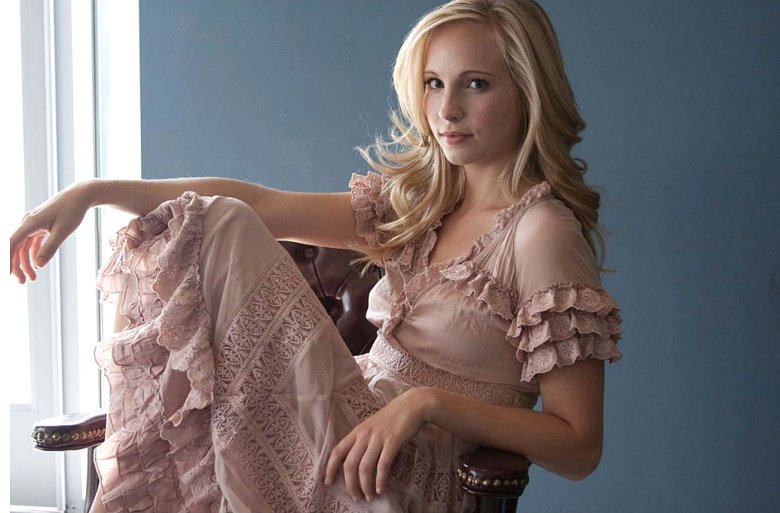
#> input picture Butkemp16/Karolain.jpg, 780 x 513 px
$ python face_found.py
#> lines starting #> are read from the running program, lines starting #| are printed output that depends on the picture; after the words box and inside, x2 and y2 are one past the last pixel; in counts of white or black regions, pixels touching at a corner belong together
import cv2

face_cascades = cv2.CascadeClassifier(cv2.data.haarcascades + "haarcascade_frontalface_default.xml")
img = cv2.imread("Karolain.jpg")
#> img is the input picture: shape (513, 780, 3); mean B, G, R 118.6, 116.8, 124.1
img_gray = cv2.cvtColor(img, cv2.COLOR_BGR2GRAY)
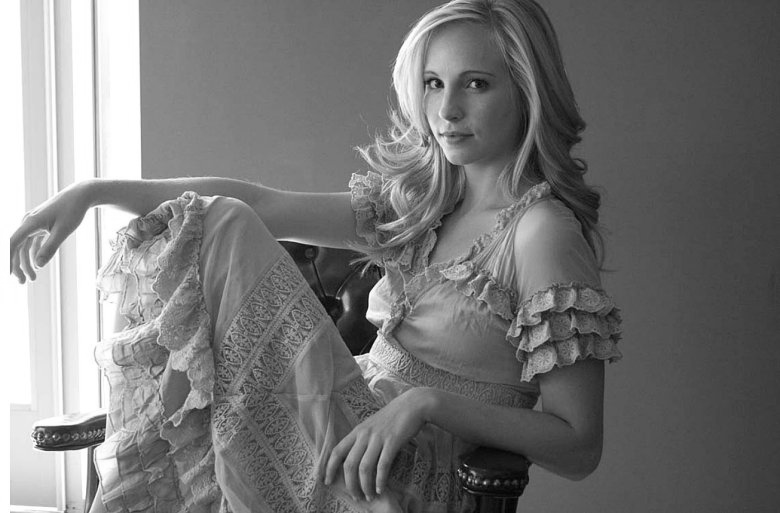
#> img_gray: shape (513, 780); min 1, max 255, mean 119.2
faces = face_cascades.detectMultiScale(img_gray)
#> faces = [[402, 46, 101, 101]]
img_found = cv2.imread("Karolain.jpg")
for (x, y, w, h) in faces:
    cv2.rectangle(img_found, (x, y), (x + w, y + h), (150, 90, 255), 1)
#> this loop made 1 pass
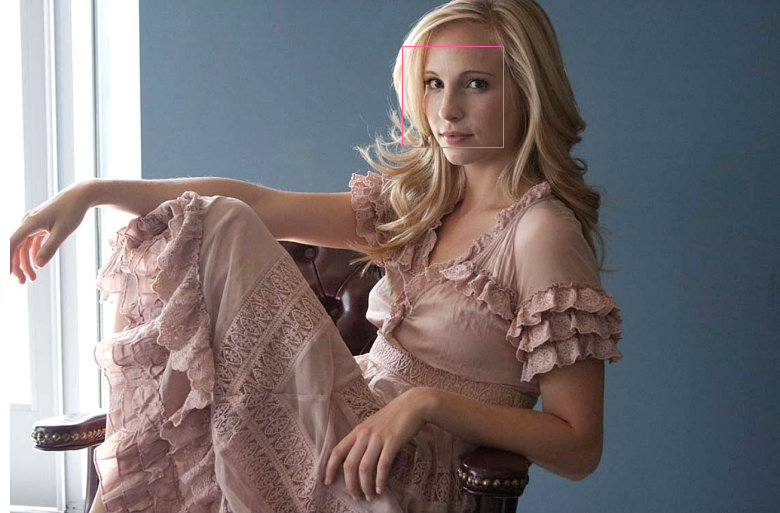
#> img_found: shape (513, 780, 3); 0.1% of pixels changed, all inside (x1, y1, x2, y2) = (402, 46, 504, 148)
while True:
    cv2.imshow("Result", img)
    cv2.imshow("Result_Found", img_found)
    if cv2.waitKey(1) & 0xff == ord('q'):
#> (key q is pressed here)
        break
